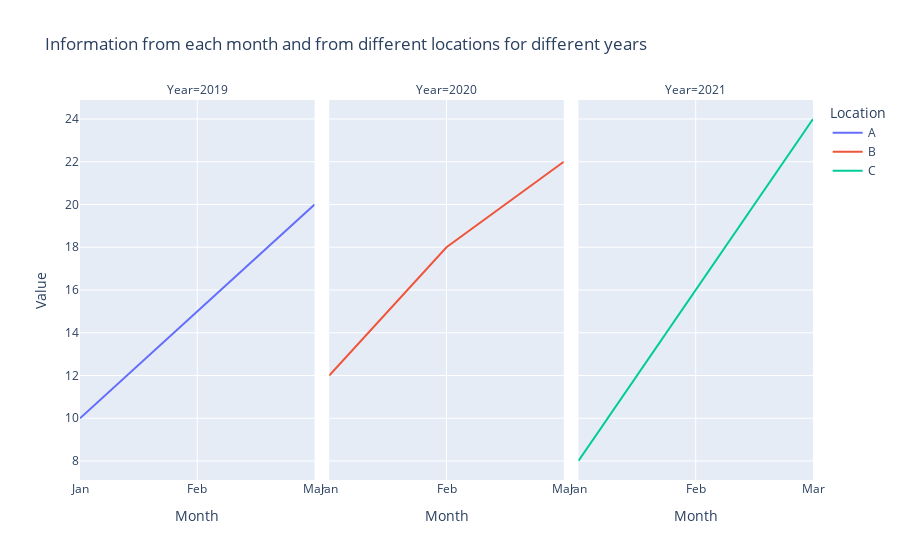

Here is the notebook cell this chart was saved with:
### Code cell
import pandas as pd
import plotly.express as px

# create sample data
data = pd.DataFrame({
    'Year': [2019, 2019, 2019, 2020, 2020, 2020, 2021, 2021, 2021],
    'Month': ['Jan', 'Feb', 'Mar', 'Jan', 'Feb', 'Mar', 'Jan', 'Feb', 'Mar'],
    'Location': ['A', 'A', 'A', 'B', 'B', 'B', 'C', 'C', 'C'],
    'Value': [10, 15, 20, 12, 18, 22, 8, 16, 24]
})

# create line chart with Plotly Express
fig = px.line(data, x='Month', y='Value', color='Location', facet_col='Year', 
              title='Information from each month and from different locations for different years')
fig.show()

### Figure 1 — Plotly figure (JSON) as saved in the notebook; plotly's stock layout.template omitted (floating-point values rounded to 4 significant figures)
{"data": [{"hovertemplate": "Location=A<br>Year=2019<br>Month=%{x}<br>Value=%{y}<extra></extra>", "legendgroup": "A", "line": {"color": "#636efa", "dash": "solid"}, "marker": {"symbol": "circle"}, "mode": "lines", "name": "A", "orientation": "v", "showlegend": true, "type": "scatter", "x": ["Jan", "Feb", "Mar"], "xaxis": "x", "y": [10, 15, 20], "yaxis": "y"}, {"hovertemplate": "Location=B<br>Year=2020<br>Month=%{x}<br>Value=%{y}<extra></extra>", "legendgroup": "B", "line": {"color": "#EF553B", "dash": "solid"}, "marker": {"symbol": "circle"}, "mode": "lines", "name": "B", "orientation": "v", "showlegend": true, "type": "scatter", "x": ["Jan", "Feb", "Mar"], "xaxis": "x2", "y": [12, 18, 22], "yaxis": "y2"}, {"hovertemplate": "Location=C<br>Year=2021<br>Month=%{x}<br>Value=%{y}<extra></extra>", "legendgroup": "C", "line": {"color": "#00cc96", "dash": "solid"}, "marker": {"symbol": "circle"}, "mode": "lines", "name": "C", "orientation": "v", "showlegend": true, "type": "scatter", "x": ["Jan", "Feb", "Mar"], "xaxis": "x3", "y": [8, 16, 24], "yaxis": "y3"}], "layout": {"annotations": [{"font": {}, "showarrow": false, "text": "Year=2019", "x": 0.16, "xanchor": "center", "xref": "paper", "y": 1, "yanchor": "bottom", "yref": "paper"}, {"font": {}, "showarrow": false, "text": "Year=2020", "x": 0.5, "xanchor": "center", "xref": "paper", "y": 1, "yanchor": "bottom", "yref": "paper"}, {"font": {}, "showarrow": false, "text": "Year=2021", "x": 0.84, "xanchor": "center", "xref": "paper", "y": 1, "yanchor": "bottom", "yref": "paper"}], "legend": {"title": {"text": "Location"}, "tracegroupgap": 0}, "title": {"text": "Information from each month and from different locations for different years"}, "xaxis": {"anchor": "y", "domain": [0, 0.32], "title": {"text": "Month"}}, "xaxis2": {"anchor": "y2", "domain": [0.34, 0.66], "matches": "x", "title": {"text": "Month"}}, "xaxis3": {"anchor": "y3", "domain": [0.68, 1.0], "matches": "x", "title": {"text": "Month"}}, "yaxis": {"anchor": "x", "domain": [0, 1], "title": {"text": "Value"}}, "yaxis2": {"anchor": "x2", "domain": [0, 1], "matches": "y", "showticklabels": false}, "yaxis3": {"anchor": "x3", "domain": [0, 1], "matches": "y", "showticklabels": false}}}
